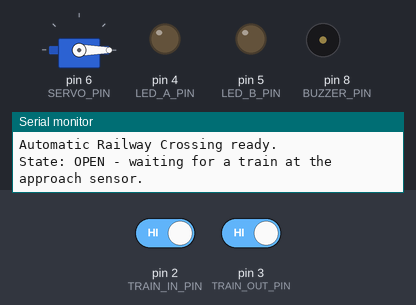
Simulated run of this sketch. Board: Arduino Uno, built with avr-gcc and run on an emulated ATmega328P. Shown: servo, output pins drawn as LEDs (lit = HIGH), buzzer (waves = sounding), the last lines printed to the serial monitor. Dashed ring = blinking. The test bench sets the inputs (shaded band); at power-on: pin 2 (TRAIN_IN_PIN) HIGH, pin 3 (TRAIN_OUT_PIN) HIGH.

Above: at 1.2 s.
1.3 s: pin 2 (TRAIN_IN_PIN) driven LOW
At 1.9 s:
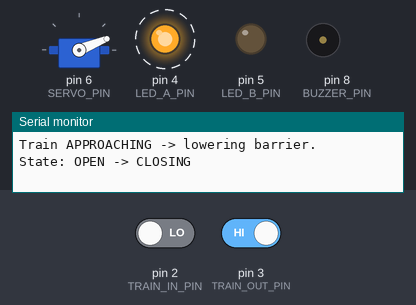
At 3.45 s:
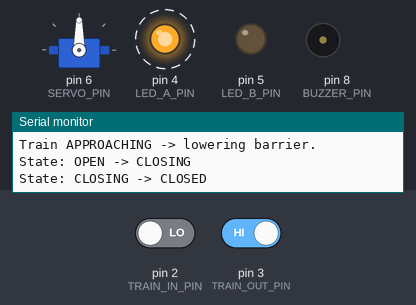
4.3 s: pin 3 (TRAIN_OUT_PIN) driven LOW
At 4.57 s:
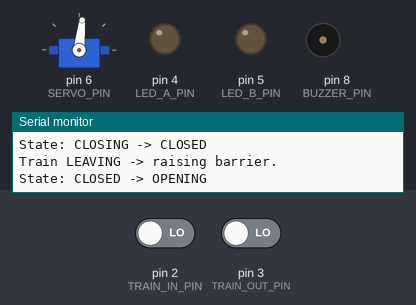
7.3 s: pin 3 (TRAIN_OUT_PIN) driven HIGH
Timing chart, 0 to 16.3 s (numbered marks = the images above; inputs shaded):
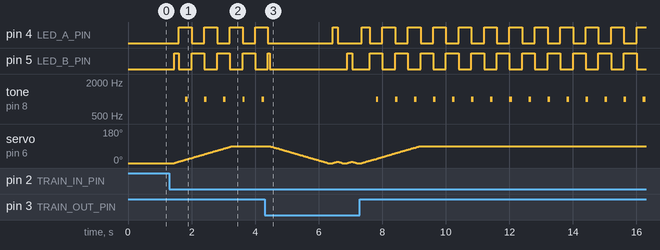

The sketch:

Automatic-Railway-Crossing.ino
```cpp
/*
 * 096 - Automatic Railway Crossing
 * Board: Arduino Uno
 *
 * A level-crossing model that works like the real thing: when the first IR
 * sensor sees a train approaching, the servo on pin 6 lowers the barrier,
 * the two crossing LEDs on pins 4 and 5 blink alternately and the buzzer on
 * pin 8 rings like a crossing bell. When the second IR sensor sees the tail
 * of the train leaving, the barrier rises again and everything goes quiet.
 *
 * The whole thing is a small STATE MACHINE:
 *   OPEN     -> barrier up, alarms off, waiting for a train
 *   CLOSING  -> barrier is travelling down, alarms already active
 *   CLOSED   -> barrier is down, alarms active, waiting for the train to pass
 *   OPENING  -> barrier is travelling up, alarms stop as soon as it starts
 * Printing each transition to the Serial Monitor makes the state machine
 * easy to follow while it runs.
 *
 * Wiring:
 *   IR sensor "train approaching" OUT -> digital pin 2 (VCC->5V, GND->GND)
 *   IR sensor "train leaving"    OUT -> digital pin 3 (VCC->5V, GND->GND)
 *   Crossing LED 1 + 220 ohm -> digital pin 4
 *   Crossing LED 2 + 220 ohm -> digital pin 5
 *   Servo brown/black -> GND, red -> 5V, orange -> digital pin 6
 *   Passive buzzer + -> digital pin 8 (through 100 ohm), - -> GND
 *
 * Most FC-51 style IR modules output LOW when they see an object; if yours
 * behaves the other way, change IR_ACTIVE_LOW to false.
 *
 * SAFETY: educational prototype only - see the SAFETY NOTE in
 * project_info.txt. It is not real railway equipment.
 */

#include <Servo.h>   // built-in Servo library

// ---------------- Named pin constants ----------------
const int TRAIN_IN_PIN = 2;    // IR sensor: train coming towards the crossing
const int TRAIN_OUT_PIN = 3;   // IR sensor: train leaving the crossing
const int LED_A_PIN = 4;       // crossing warning light 1
const int LED_B_PIN = 5;       // crossing warning light 2
const int SERVO_PIN = 6;       // barrier servo
const int BUZZER_PIN = 8;      // crossing bell

// ---------------- Behaviour constants ----------------
const bool IR_ACTIVE_LOW = true;      // module reports LOW when it sees the train
const int BARRIER_UP_ANGLE = 0;       // barrier raised, road open
const int BARRIER_DOWN_ANGLE = 90;    // barrier lowered, road closed
const unsigned long STEP_MS = 20;     // one degree of barrier travel every 20 ms
const unsigned long CONFIRM_MS = 150; // sensor must see the train this long
const unsigned long LED_BLINK_MS = 400;   // alternating warning light speed
const unsigned long BELL_PERIOD_MS = 600; // full ring cycle
const unsigned long BELL_ON_MS = 80;      // length of one bell strike

// ---------------- State machine ----------------
enum CrossingState { STATE_OPEN, STATE_CLOSING, STATE_CLOSED, STATE_OPENING };
CrossingState currentState = STATE_OPEN;
CrossingState previousState = STATE_OPEN;

Servo barrierServo;
int barrierAngle = BARRIER_UP_ANGLE;

// Sensor confirmation bookkeeping (time the train was first seen)
unsigned long inSeenSinceMs = 0;   // 0 = not seen
unsigned long outSeenSinceMs = 0;

const char *stateName(CrossingState s) {
  switch (s) {
    case STATE_OPEN:    return "OPEN";
    case STATE_CLOSING: return "CLOSING";
    case STATE_CLOSED:  return "CLOSED";
    default:            return "OPENING";
  }
}

void changeState(CrossingState next) {
  previousState = currentState;
  currentState = next;

  // Every state starts with fresh confirmation windows, so a detection that
  // began in the previous state cannot trigger the next action by itself.
  inSeenSinceMs = 0;
  outSeenSinceMs = 0;

  Serial.print("State: ");
  Serial.print(stateName(previousState));
  Serial.print(" -> ");
  Serial.println(stateName(currentState));
}

// Confirmation check for each sensor so the timing rule is obvious.
// Returns true only after the detection has been stable for CONFIRM_MS.
bool sensorConfirms(int pin, unsigned long &seenSince) {
  int raw = digitalRead(pin);
  bool active = IR_ACTIVE_LOW ? (raw == LOW) : (raw == HIGH);

  if (!active) {
    seenSince = 0;      // object gone -> forget the pending detection
    return false;
  }
  if (seenSince == 0) {
    seenSince = millis();
    return false;       // just appeared, start the confirmation window
  }
  return (millis() - seenSince) >= CONFIRM_MS;
}

// Alternating warning lights + bell, used while the barrier is down.
void updateAlarms() {
  bool alarmsOn = (currentState == STATE_CLOSING || currentState == STATE_CLOSED);

  if (!alarmsOn) {
    digitalWrite(LED_A_PIN, LOW);
    digitalWrite(LED_B_PIN, LOW);
    noTone(BUZZER_PIN);
    return;
  }

  // Alternating flash: phase flips every LED_BLINK_MS.
  bool phase = ((millis() / LED_BLINK_MS) % 2) == 0;
  digitalWrite(LED_A_PIN, phase ? HIGH : LOW);
  digitalWrite(LED_B_PIN, phase ? LOW : HIGH);

  // Bell strike: tone for BELL_ON_MS inside every BELL_PERIOD_MS window.
  if ((millis() % BELL_PERIOD_MS) < BELL_ON_MS) {
    tone(BUZZER_PIN, 1000);
  } else {
    noTone(BUZZER_PIN);
  }
}

// Move the barrier one degree per STEP_MS without blocking the loop, so the
// lights and bell keep running while the barrier travels.
void updateBarrier() {
  if (currentState == STATE_CLOSING) {
    static unsigned long lastStepMs = 0;
    if (millis() - lastStepMs >= STEP_MS) {
      lastStepMs = millis();
      if (barrierAngle < BARRIER_DOWN_ANGLE) {
        barrierAngle++;
        barrierServo.write(barrierAngle);
      }
      if (barrierAngle >= BARRIER_DOWN_ANGLE) changeState(STATE_CLOSED);
    }
  } else if (currentState == STATE_OPENING) {
    static unsigned long lastStepMs = 0;
    if (millis() - lastStepMs >= STEP_MS) {
      lastStepMs = millis();
      if (barrierAngle > BARRIER_UP_ANGLE) {
        barrierAngle--;
        barrierServo.write(barrierAngle);
      }
      if (barrierAngle <= BARRIER_UP_ANGLE) {
        changeState(STATE_OPEN);
        Serial.println("Crossing clear - road open.");
      }
    }
  }
}

void setup() {
  Serial.begin(9600);
  pinMode(TRAIN_IN_PIN, INPUT);
  pinMode(TRAIN_OUT_PIN, INPUT);
  pinMode(LED_A_PIN, OUTPUT);
  pinMode(LED_B_PIN, OUTPUT);
  pinMode(BUZZER_PIN, OUTPUT);
  digitalWrite(LED_A_PIN, LOW);
  digitalWrite(LED_B_PIN, LOW);
  noTone(BUZZER_PIN);

  barrierServo.attach(SERVO_PIN);
  barrierServo.write(BARRIER_UP_ANGLE);   // road starts open

  Serial.println("Automatic Railway Crossing ready.");
  Serial.println("State: OPEN - waiting for a train at the approach sensor.");
}

void loop() {
  // ---- 1. Train arriving: close the crossing ----
  if (currentState == STATE_OPEN &&
      sensorConfirms(TRAIN_IN_PIN, inSeenSinceMs)) {
    Serial.println("Train APPROACHING -> lowering barrier.");
    changeState(STATE_CLOSING);
  }

  // ---- 2. Train leaving: reopen the crossing ----
  if ((currentState == STATE_CLOSED || currentState == STATE_CLOSING) &&
      sensorConfirms(TRAIN_OUT_PIN, outSeenSinceMs)) {
    Serial.println("Train LEAVING -> raising barrier.");
    changeState(STATE_OPENING);
  }

  updateAlarms();   // warning lights + bell (only when the barrier is down)
  updateBarrier();  // one degree at a time, never blocking

  delay(5);
}
```

Measured:
- after the input at 1.3 s, pin 4 (LED_A_PIN): alternates HIGH for 0.40 s and LOW for 0.40 s, starting after 0.30 s; pin 5 (LED_B_PIN): LOW → HIGH after 0.15 s, then repeats every 0.80 s: LOW 0.40 s, HIGH 0.40 s
- after the input at 4.3 s, tone on pin 8 (BUZZER_PIN): stops changing and stays silent
